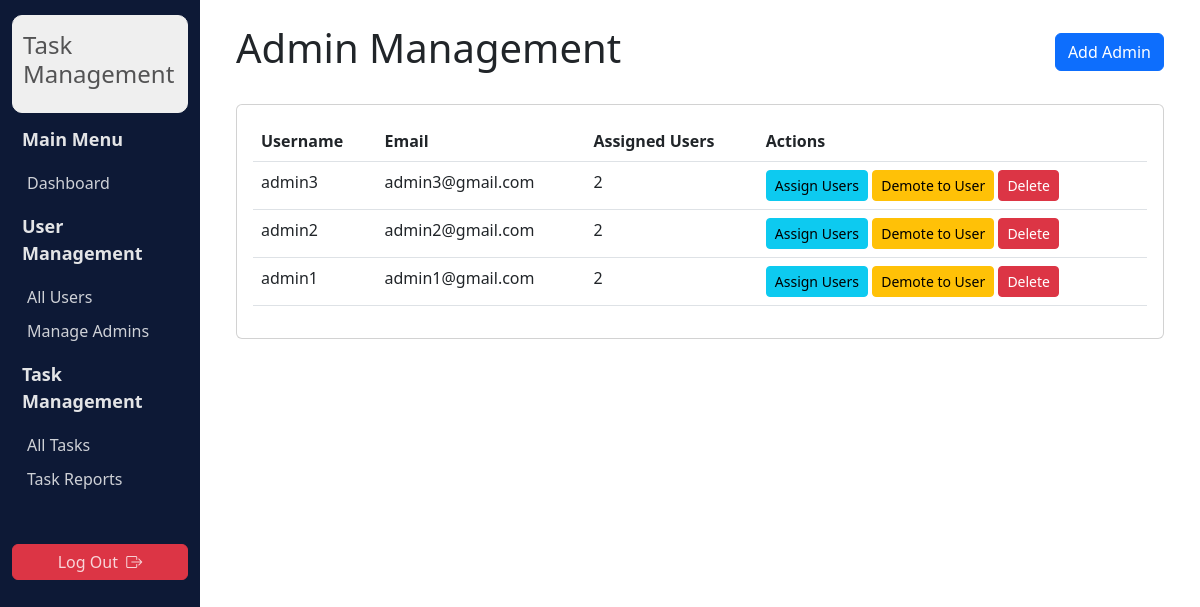
Page /admin_panel/admins/ (signed in) on the committed database.
### users/models.py (models this page shows, shortened)
class User(AbstractUser):
    USER = 'user'
    ADMIN = 'admin'
    SUPER_ADMIN = 'superadmin'
    ROLE_CHOICES = [
        (USER, 'User'),
        (ADMIN, 'Admin'),
        (SUPER_ADMIN, 'Super Admin'),
    ]
    email = models.EmailField(unique=True)
    role = models.CharField(max_length=20, choices=ROLE_CHOICES, default=USER)
    admin = models.ForeignKey('self', on_delete=models.SET_NULL, null=True, blank=True, related_name='users')
    objects = UserManager()

### admin_panel/views.py (the view)
# urls.py: path('admins/', admin_views.admin_admins, name='admin_admins'),
@login_required
@superadmin_required
def admin_admins(request):
    admins = User.objects.filter(role=User.ADMIN)
    all_users = User.objects.filter(role=User.USER)
    assignable_users = {}
    for admin in admins:
        admin.assignable_users = all_users.filter(Q(admin__isnull=True) | Q(admin=admin))
    context = { 'admins': admins, 'assignable_users': assignable_users, }
    return render(request, 'admin_panel/admins.html', context)

### admin_panel/views.py (called while the page is built)
def superadmin_required(view_func):
    @wraps(view_func)
    def _wrapped_view(request, *args, **kwargs):
        if not hasattr(request.user, 'role') or request.user.role != User.SUPER_ADMIN:
            return HttpResponseForbidden("You don't have permission to access this page")
        return view_func(request, *args, **kwargs)
    return _wrapped_view

### templates/admin_panel/admins.html (shortened to what this page needs)
{% extends 'admin_panel/base.html' %}
{% block content %}
<div class="d-flex justify-content-between align-items-center mb-4">
    <h1>Admin Management</h1>
    <button type="button" class="btn btn-primary" data-bs-toggle="modal" data-bs-target="#addAdminModal">
        Add Admin
    </button>
</div>
<div class="card">
    <div class="card-body">
        <table class="table">
            <thead>
                <tr>
                    <th>Username</th>
                    <th>Email</th>
                    <th>Assigned Users</th>
                    <th>Actions</th>
                </tr>
            </thead>
            <tbody>
                {% for admin in admins %}
                <tr>
                    <td>{{ admin.username }}</td>
                    <td>{{ admin.email }}</td>
                    <td>{{ admin.users.count }}</td>
                    <td>
                        <button class="btn btn-sm btn-info" data-bs-toggle="modal" data-bs-target="#assignUserModal{{ admin.id }}">Assign Users</button>
                        <button class="btn btn-sm btn-warning" data-bs-toggle="modal" data-bs-target="#demoteAdminModal{{ admin.id }}">Demote to User</button>
                        <button class="btn btn-sm btn-danger" data-bs-toggle="modal" data-bs-target="#deleteAdminModal{{ admin.id }}">Delete</button>
                    </td>
                </tr>
                {% empty %}
                <tr>
                    <td colspan="4" class="text-center">No admins found</td>
                </tr>
                {% endfor %}
            </tbody>
        </table>
    </div>
</div>
{% endblock %}

### rows in the picture
User: username "admin3", email "admin3@gmail.com", users.count "2"
User: username "admin2", email "admin2@gmail.com", users.count "2"
User: username "admin1", email "admin1@gmail.com", users.count "2"
